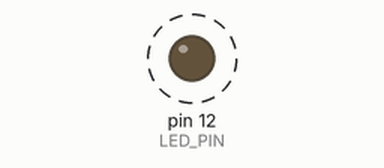
Simulated run of this sketch. Board: Arduino Uno, built with avr-gcc and run on an emulated ATmega328P. On the bench: output pins drawn as LEDs (lit = HIGH). Dashed ring = blinking.

Above: at 0.5 s.
Timing chart, 0 to 3.5 s (numbered marks = the images above):
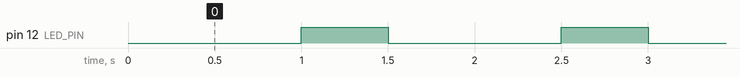

The sketch:

6.1-LED-Dimmer.ino
```cpp
#define LED_PIN (12)  // กำหนดแทนที่ LED_PIN ด้วย 12

void setup() {
  pinMode(LED_PIN, OUTPUT); // กำหนดขาต่อแอลอีดีเป็นเอาต์พุตดิจิทัล
}

void loop() {
  analogWrite(LED_PIN, 0); // กำหนดเอาต์พุต PWM = 0 (0%)
  delay(500); // หน่วงเวลา 0.5 วินาที
  analogWrite(LED_PIN, 127); // กำหนดเอาต์พุต PWM = 127 (50%)
  delay(500); // หน่วงเวลา 0.5 วินาที
  analogWrite(LED_PIN, 255); // กำหนดเอาต์พุต PWM = 255 (100%)
  delay(500); // หน่วงเวลา 0.5 วินาที
}
```

Measured:
- by itself, pin 12 (LED_PIN): alternates HIGH for 0.50 s and LOW for 1.0 s
